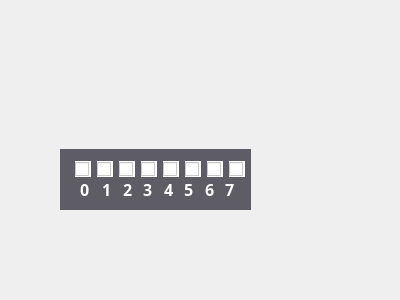
<?xml version="1.0" encoding="UTF-8"?>
<ui version="4.0">
 <class>PinStrip</class>
 <widget class="QWidget" name="PinStrip">
  <property name="geometry">
   <rect>
    <x>0</x>
    <y>0</y>
    <width>400</width>
    <height>300</height>
   </rect>
  </property>
  <property name="windowTitle">
   <string>Form</string>
  </property>
  <widget class="QGroupBox" name="groupBox">
   <property name="geometry">
    <rect>
     <x>60</x>
     <y>149</y>
     <width>191</width>
     <height>61</height>
    </rect>
   </property>
   <property name="styleSheet">
    <string notr="true">background-color: rgb(94, 92, 100);
border: 2px;</string>
   </property>
   <property name="title">
    <string/>
   </property>
   <widget class="QWidget" name="horizontalLayoutWidget">
    <property name="geometry">
     <rect>
      <x>10</x>
      <y>10</y>
      <width>180</width>
      <height>21</height>
     </rect>
    </property>
    <layout class="QHBoxLayout" name="horizontalLayout">
     <property name="spacing">
      <number>1</number>
     </property>
     <item>
      <widget class="QCheckBox" name="pin0">
       <property name="maximumSize">
        <size>
         <width>16</width>
         <height>16</height>
        </size>
       </property>
       <property name="styleSheet">
        <string notr="true">background-color: white;</string>
       </property>
       <property name="text">
        <string/>
       </property>
       <property name="iconSize">
        <size>
         <width>0</width>
         <height>0</height>
        </size>
       </property>
      </widget>
     </item>
     <item>
      <widget class="QCheckBox" name="pin1">
       <property name="maximumSize">
        <size>
         <width>16</width>
         <height>16</height>
        </size>
       </property>
       <property name="styleSheet">
        <string notr="true">background-color: white;</string>
       </property>
       <property name="text">
        <string/>
       </property>
      </widget>
     </item>
     <item>
      <widget class="QCheckBox" name="pin2">
       <property name="maximumSize">
        <size>
         <width>16</width>
         <height>16</height>
        </size>
       </property>
       <property name="styleSheet">
        <string notr="true">background-color: white;</string>
       </property>
       <property name="text">
        <string/>
       </property>
      </widget>
     </item>
     <item>
      <widget class="QCheckBox" name="pin3">
       <property name="maximumSize">
        <size>
         <width>16</width>
         <height>16</height>
        </size>
       </property>
       <property name="styleSheet">
        <string notr="true">background-color: white;</string>
       </property>
       <property name="text">
        <string/>
       </property>
      </widget>
     </item>
     <item>
      <widget class="QCheckBox" name="pin4">
       <property name="maximumSize">
        <size>
         <width>16</width>
         <height>16</height>
        </size>
       </property>
       <property name="styleSheet">
        <string notr="true">background-color: white;</string>
       </property>
       <property name="text">
        <string/>
       </property>
      </widget>
     </item>
     <item>
      <widget class="QCheckBox" name="pin5">
       <property name="maximumSize">
        <size>
         <width>16</width>
         <height>16</height>
        </size>
       </property>
       <property name="styleSheet">
        <string notr="true">background-color: white;</string>
       </property>
       <property name="text">
        <string/>
       </property>
      </widget>
     </item>
     <item>
      <widget class="QCheckBox" name="pin6">
       <property name="maximumSize">
        <size>
         <width>16</width>
         <height>16</height>
        </size>
       </property>
       <property name="styleSheet">
        <string notr="true">background-color: white;</string>
       </property>
       <property name="text">
        <string/>
       </property>
      </widget>
     </item>
     <item>
      <widget class="QCheckBox" name="pin7">
       <property name="maximumSize">
        <size>
         <width>16</width>
         <height>16</height>
        </size>
       </property>
       <property name="styleSheet">
        <string notr="true">background-color: white;</string>
       </property>
       <property name="text">
        <string/>
       </property>
      </widget>
     </item>
    </layout>
   </widget>
   <widget class="QWidget" name="horizontalLayoutWidget_2">
    <property name="geometry">
     <rect>
      <x>20</x>
      <y>30</y>
      <width>160</width>
      <height>21</height>
     </rect>
    </property>
    <layout class="QHBoxLayout" name="horizontalLayout_2">
     <item>
      <widget class="QLabel" name="lab0">
       <property name="minimumSize">
        <size>
         <width>16</width>
         <height>16</height>
        </size>
       </property>
       <property name="maximumSize">
        <size>
         <width>16</width>
         <height>16</height>
        </size>
       </property>
       <property name="font">
        <font>
         <family>Accanthis ADF Std</family>
         <pointsize>12</pointsize>
         <bold>true</bold>
        </font>
       </property>
       <property name="styleSheet">
        <string notr="true">color: white;</string>
       </property>
       <property name="text">
        <string>0</string>
       </property>
      </widget>
     </item>
     <item>
      <widget class="QLabel" name="lab1">
       <property name="maximumSize">
        <size>
         <width>16</width>
         <height>16</height>
        </size>
       </property>
       <property name="font">
        <font>
         <family>Accanthis ADF Std</family>
         <pointsize>12</pointsize>
         <bold>true</bold>
        </font>
       </property>
       <property name="styleSheet">
        <string notr="true">color: white;</string>
       </property>
       <property name="text">
        <string>1</string>
       </property>
      </widget>
     </item>
     <item>
      <widget class="QLabel" name="lab2">
       <property name="maximumSize">
        <size>
         <width>16</width>
         <height>16</height>
        </size>
       </property>
       <property name="font">
        <font>
         <family>Accanthis ADF Std</family>
         <pointsize>12</pointsize>
         <bold>true</bold>
        </font>
       </property>
       <property name="styleSheet">
        <string notr="true">color: white;</string>
       </property>
       <property name="text">
        <string>2</string>
       </property>
      </widget>
     </item>
     <item>
      <widget class="QLabel" name="lab3">
       <property name="maximumSize">
        <size>
         <width>16</width>
         <height>16</height>
        </size>
       </property>
       <property name="font">
        <font>
         <family>Accanthis ADF Std</family>
         <pointsize>12</pointsize>
         <bold>true</bold>
        </font>
       </property>
       <property name="styleSheet">
        <string notr="true">color: white;</string>
       </property>
       <property name="text">
        <string>3</string>
       </property>
      </widget>
     </item>
     <item>
      <widget class="QLabel" name="lab4">
       <property name="maximumSize">
        <size>
         <width>16</width>
         <height>16</height>
        </size>
       </property>
       <property name="font">
        <font>
         <family>Accanthis ADF Std</family>
         <pointsize>12</pointsize>
         <bold>true</bold>
        </font>
       </property>
       <property name="styleSheet">
        <string notr="true">color: white;</string>
       </property>
       <property name="text">
        <string>4</string>
       </property>
      </widget>
     </item>
     <item>
      <widget class="QLabel" name="lab5">
       <property name="maximumSize">
        <size>
         <width>16</width>
         <height>16</height>
        </size>
       </property>
       <property name="font">
        <font>
         <family>Accanthis ADF Std</family>
         <pointsize>12</pointsize>
         <bold>true</bold>
        </font>
       </property>
       <property name="styleSheet">
        <string notr="true">color: white;</string>
       </property>
       <property name="text">
        <string>5</string>
       </property>
      </widget>
     </item>
     <item>
      <widget class="QLabel" name="lab6">
       <property name="maximumSize">
        <size>
         <width>16</width>
         <height>16</height>
        </size>
       </property>
       <property name="font">
        <font>
         <family>Accanthis ADF Std</family>
         <pointsize>12</pointsize>
         <bold>true</bold>
        </font>
       </property>
       <property name="styleSheet">
        <string notr="true">color: white;</string>
       </property>
       <property name="text">
        <string>6</string>
       </property>
      </widget>
     </item>
     <item>
      <widget class="QLabel" name="lab7">
       <property name="maximumSize">
        <size>
         <width>16</width>
         <height>16</height>
        </size>
       </property>
       <property name="font">
        <font>
         <family>Accanthis ADF Std</family>
         <pointsize>12</pointsize>
         <bold>true</bold>
        </font>
       </property>
       <property name="styleSheet">
        <string notr="true">color: white;</string>
       </property>
       <property name="text">
        <string>7</string>
       </property>
      </widget>
     </item>
    </layout>
   </widget>
  </widget>
 </widget>
 <resources/>
 <connections/>
</ui>
